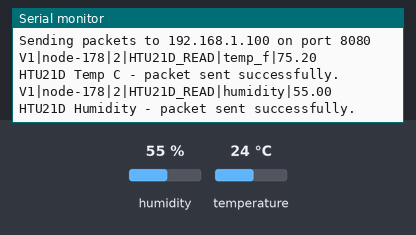
Recording of a sketch running on a simulated Arduino Uno, built with avr-gcc and run on an emulated ATmega328P. Shown: the last lines printed to the serial monitor. The test bench sets the inputs (shaded band); at power-on: humidity 55 %, temperature 24 °C. WiFi joins after 1.5 s; servers stay silent unless stated.

Above: at 10.8 s.
10.9 s: humidity set to 22 %
At 16.4 s:
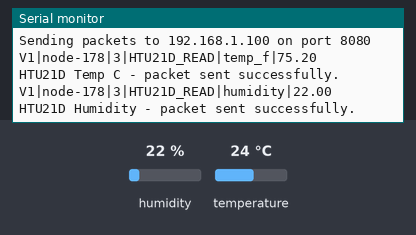
18.4 s: temperature set to 12 °C
At 21.5 s:
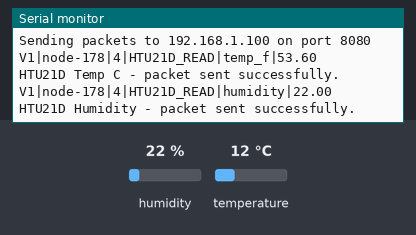
25.9 s: humidity set to 40 %
At 30.6 s:
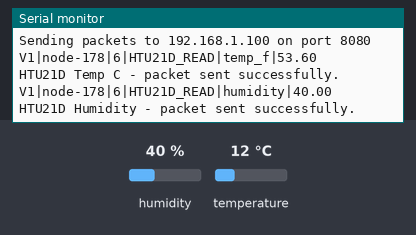
Timing chart, 0 to 32.1 s (numbered marks = the images above; inputs shaded):
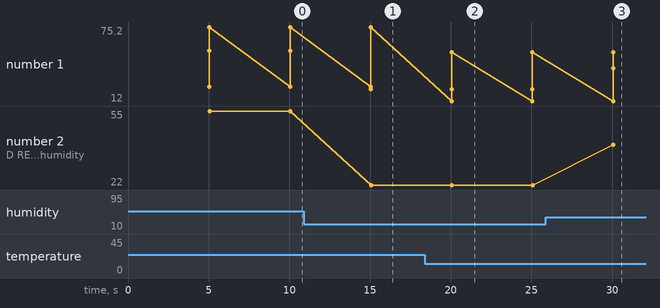

Measured:
- after the input at 10.9 s, the serial monitor: prints a new line after 4.2 s (image 1)
- after the input at 18.4 s, the serial monitor: prints a new line after 1.7 s (image 2)
- after the input at 25.9 s, the serial monitor: prints a new line after 4.2 s (image 3)
- plotted number 1: 75.2 → 53.6 after the input at 18.4 s
- plotted number 2: 55 → 22 after the input at 10.9 s, 22 → 40 after the input at 25.9 s

The sketch:

udp_sender.ino
```cpp
#include <SPI.h>
#include <EthernetENC.h>
#include <EthernetUdp.h>
#include <stdio.h>
#include <string.h>
#include <Wire.h>
#include <Adafruit_HTU21DF.h>

#include "NetworkConfig.h"

// 3. Instantiate the UDP Class
EthernetUDP Udp;

Adafruit_HTU21DF htu = Adafruit_HTU21DF();

unsigned long lastSent = 0;

const int tempSensorPin = A0;

unsigned long int humidityReadId = 1;
unsigned long int temperatureReadId = 1;

void setup() {
  Serial.begin(115200);
  while (!Serial) {
    ; // Wait for serial port to connect (needed for native USB boards)
  }

  Serial.println(F("Initializing Ethernet..."));

  // Try to configure using DHCP (dynamic IP allocation)
  // if (Ethernet.begin(mac) == 0) {
  //   Serial.println("Failed to configure Ethernet using DHCP, falling back to static IP.");
  //   Ethernet.begin(mac, ip);
  // }

  //
  Ethernet.init(10);
  Ethernet.begin(mac, ip, dnsServer, gateway, subnet);

  // Start the UDP socket
  Udp.begin(localPort);

  Serial.print(F("Arduino IP address: "));
  Serial.println(Ethernet.localIP());

  if (!htu.begin()) {
    Serial.println(F("HTU21D not found!"));
    while (1);
  }

  Serial.println(F("HTU21D initialized."));
}

void loop() {
  // Service networking continuously
  Ethernet.maintain();

  // Send UDP every five seconds
  if (millis() - lastSent >= 5000) {
    lastSent = millis();  // Reset the five-second timer

    char messageBuffer[50];

    // V1|node-<nodeIpLastOctet>|1042|READING|temp_f|72.45

    // float fTemp_TMP36 = getTempF_TMP36();

    // Serial.println(F("TMP36 Temp F:"));
    // Serial.println(fTemp_TMP36);

    float cTemp_HTU21D = htu.readTemperature();
    float humidity_HTU21D = htu.readHumidity();

    Serial.println(F("HTU21D Temp C:"));
    Serial.println(cTemp_HTU21D);
    Serial.println(F("HTU21D Humidity:"));
    Serial.println(humidity_HTU21D);

    float fTemp_HTU21D = convertCelsiusToFarenheit(cTemp_HTU21D);

    Serial.println(F("HTU21D Temp F:"));
    Serial.println(fTemp_HTU21D);

    Serial.print(F("Sending packets to "));
    Serial.print(targetIP);
    Serial.print(F(" on port "));
    Serial.println(targetPort);

    // TMP36 temperature message
    // snprintf(messageBuffer, sizeof(messageBuffer), "V1|node-%u|1042|TMP36_READ|temp_f|", nodeIpLastOctet);

    // dtostrf(fTemp_TMP36, 0, 2,
    //     messageBuffer + strlen(messageBuffer));

    // Serial.println(messageBuffer);

    // Udp.beginPacket(targetIP, targetPort);
    // Udp.write(messageBuffer);
    // if (Udp.endPacket() == 1) {
    //   Serial.println(F("TMP36 Temp F - packet sent successfully."));
    // } else {
    //   Serial.println(F("TMP36 Temp F - error sending packet."));
    // }

    // HTU21D temperature message
    snprintf(messageBuffer, sizeof(messageBuffer), "V1|node-%u|%lu|HTU21D_READ|temp_f|", nodeIpLastOctet, temperatureReadId);

    dtostrf(fTemp_HTU21D, 0, 2,
        messageBuffer + strlen(messageBuffer));

    Serial.println(messageBuffer);

    Udp.beginPacket(targetIP, targetPort);
    Udp.write(messageBuffer);
    if (Udp.endPacket() == 1) {
      Serial.println(F("HTU21D Temp C - packet sent successfully."));
    } else {
      Serial.println(F("HTU21D Temp C - error sending packet."));
    }
    temperatureReadId++;

    // HTU21D humidity message
    snprintf(messageBuffer, sizeof(messageBuffer), "V1|node-%u|%lu|HTU21D_READ|humidity|", nodeIpLastOctet, humidityReadId);

    dtostrf(humidity_HTU21D, 0, 2,
        messageBuffer + strlen(messageBuffer));

    Serial.println(messageBuffer);

    Udp.beginPacket(targetIP, targetPort);
    Udp.write(messageBuffer);
    if (Udp.endPacket() == 1) {
      Serial.println(F("HTU21D Humidity - packet sent successfully."));
    } else {
      Serial.println(F("HTU21D Humidity - error sending packet."));
    }
    humidityReadId++;
  }

  delay(5);
}


float getTempF_TMP36() {
  // 1. Get the raw analog reading (0 to 1023)
  int reading = analogRead(tempSensorPin);

  // 2. Convert the raw reading to voltage (assuming a 5V Arduino power supply)
  // For 3.3V Arduinos (like the Due or ESP32), change 5.0 to 3.3
  float voltage = reading * 5.0;
  voltage /= 1024.0;

  // 3. Convert voltage to Celsius
  // The TMP36 has a 500mV (0.5V) offset and changes by 10mV per degree Celsius
  float temperatureC = (voltage - 0.5) * 100.0;

  // 4. Convert Celsius to Fahrenheit
  float temperatureF = (temperatureC * 9.0 / 5.0) + 32.0;

  // 5. Print the results to the Serial Monitor
  Serial.print(F("Voltage: "));
  Serial.print(voltage);
  Serial.print(F(" V | "));

  Serial.print(F("Temp: "));
  Serial.print(temperatureC);
  Serial.print(F(" °C | "));

  Serial.print(temperatureF);
  Serial.println(F(" °F"));

  return temperatureF;
}

float convertCelsiusToFarenheit(float tempC) {
  return tempC * 9/5 + 32;
}
```

NetworkConfig.example.h
```cpp
#pragma once

// Example network configuration for the Arduino UDP sensor node.
//
// Setup:
// 1. Copy this file to NetworkConfig.h in the same directory.
// 2. Update the IP addresses, MAC address, and ports for your network.
// 3. NetworkConfig.h is excluded from Git via .gitignore.

#include <EthernetENC.h>

// Unique node identifier (last octet of the node's static IP).
const byte nodeIpLastOctet = 178;

// Unique MAC address for this node.
byte mac[] = {
  0xDE, 0xAD, 0xBE, 0xEF, 0xFE,
  (byte)(0xEE + nodeIpLastOctet - 177)
};

// Node network configuration.
IPAddress ip(192, 168, 1, nodeIpLastOctet);
IPAddress dnsServer(192, 168, 1, 1);
IPAddress gateway(192, 168, 1, 1);
IPAddress subnet(255, 255, 255, 0);

unsigned int localPort = 8888;

// UDP destination (Go edge gateway).
IPAddress targetIP(192, 168, 1, 100);
unsigned int targetPort = 8080;
```
